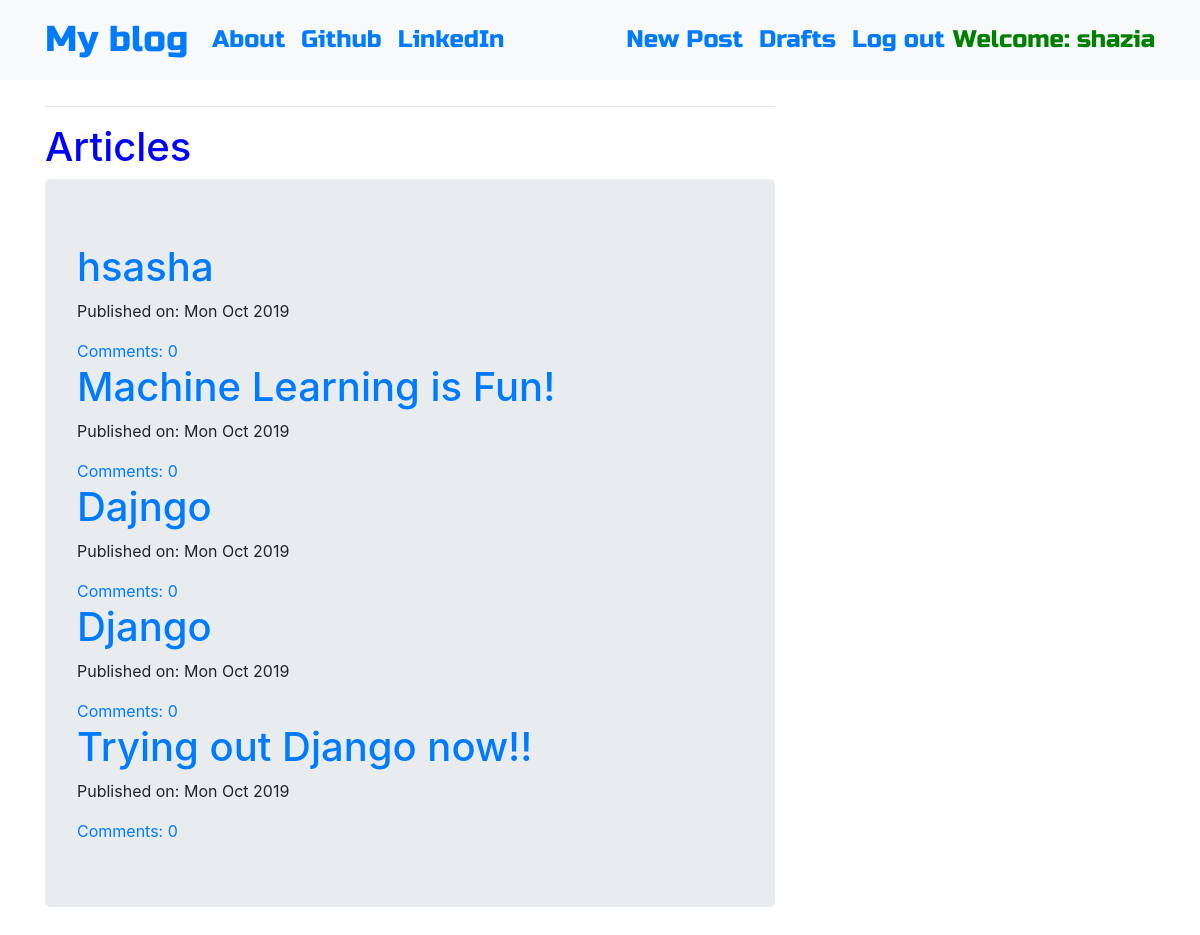
The app's page / (signed in) with its own data.
### blog/models.py (models this page shows, shortened)
class Post(models.Model):
    author = models.ForeignKey('auth.User',on_delete=models.PROTECT)
    title = models.CharField(max_length = 200)
    text = models.TextField()
    created_date = models.DateTimeField(default=timezone.now)
    published_date = models.DateTimeField(blank=True,null=True)
    def approve_comments(self):
        return self.comments.filter(approved_comment=True)

### blog/views.py (the view)
# urls.py: url(r'^$',views.PostListView.as_view(),name='post_list'),
class PostListView(ListView):
    model = Post
    def get_queryset(self):
        return Post.objects.filter(published_date__lte=timezone.now()).order_by('-published_date')

### blog/templates/blog/post_list.html
{% extends "blog/base.html" %}
{% block content %}
<hr>
<h1 style="color:blue;"> Articles </h1>
<div class="jumbotron">
<div class="centerstage">
  {% for post in post_list %}
  <div class="post">
    <h1> <a href="{% url 'post_detail' pk=post.pk %}">{{post.title}}</a> </h1>
    <div class="date">
      <p>Published on: {{ post.published_date|date:"D M Y"}}</p>
    </div>
    <a href="{% url 'post_detail' pk=post.pk %}">Comments: {{ post.approve_comments.count }}</a>
  </div>
  {% endfor %}
</div>
</div>
{% endblock %}

### blog/templates/blog/base.html (shortened to what this page needs)
<!DOCTYPE html>
{% load static %}
<html>
  <head>
    <link rel="stylesheet" href="https://stackpath.bootstrapcdn.com/bootstrap/4.1.3/css/bootstrap.min.css"
>
    <link href="https://maxcdn.bootstrapcdn.com/font-awesome/4.7.0/css/font-awesome.min.css" rel="stylesheet">
    <link href="https://maxcdn.bootstrapcdn.com/font-awesome/4.7.0/css/font-awesome.min.css" rel="stylesheet">
    <link rel="stylesheet" href="//cdn.jsdelivr.net/medium-editor/latest/css/medium-editor.min.css" type="text/css" media="screen" charset="utf-8">
    <link rel="stylesheet" href="{% static 'css/blog.css' %}">
  </head>
  <body class='loader'>
    <nav class="navbar navbar-expand-lg bg-light techfont">
      <div class="container">
        <div class="navbar-nav align-items-center">
          <a class="navbar-brand bigbrand" href="{% url 'post_list' %}">My blog</a>
          <a class="nav-item nav-link" href="{% url 'about' %}">About</a>
          <a class="nav-item nav-link" href="https://www.github.com">Github</a>
          <a class="nav-item nav-link" href="https://www.linkedin.com">LinkedIn</a>
        </div>
        <div class="navbar-nav align-items-center ml-auto">
          {% if user.is_authenticated %}
            <a class="nav-item nav-link" href="{% url 'post_new' %}">New Post</a>
            <a class="nav-item nav-link" href="{% url 'post_draft_list' %}">Drafts</a>
            <a class="nav-item nav-link" href="{% url 'logout' %}">Log out</a>
            <a style="color:green" >Welcome: {{ user.username }}</a>
          {% else %}
            <a class="nav-item nav-link" href="{% url 'login' %}" aria-label="Login">
              <span class="fa fa-user" aria-hidden="true"></span></a>
          {% endif %}
        </div>
      </div>
    </nav>
          <div class="content container">
              <div class="row">
                  <div class="col-md-8">
                    <div class="blog_posts">
                      {% block content %}
                      {% endblock %}
                    </div>
                  </div>
              </div>
          </div>
  </body>
</html>

### blog/static/css/blog.css (style rules this page uses)
.centerstage { margin-left:auto; margin-right: auto; }
.techfont { font-family: 'Russo One', sans-serif; font-size: 1.5em; margin-bottom: 10px; }
.loader { filter:hue-rotate(0deg); color:linear-gradient(45deg,#0f8,#08f); animation:hue 10000ms infinite linear; }
.bigbrand { font-size: 1.5em; }

### records on screen
Post: title "hsasha", published_date "Mon Oct 2019", approve_comments.count "0"
Post: title "Machine Learning is Fun!", published_date "Mon Oct 2019", approve_comments.count "0"
Post: title "Dajngo", published_date "Mon Oct 2019", approve_comments.count "0"
Post: title "Django", published_date "Mon Oct 2019", approve_comments.count "0"
Post: title "Trying out Django now!!", published_date "Mon Oct 2019", approve_comments.count "0"

### other values on screen
{{ user.username }} "shazia"
